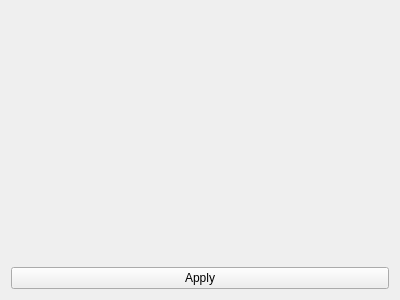
<?xml version="1.0" encoding="UTF-8"?>
<ui version="4.0">
 <class>PeakSettings</class>
 <widget class="QWidget" name="PeakSettings">
  <property name="geometry">
   <rect>
    <x>0</x>
    <y>0</y>
    <width>400</width>
    <height>300</height>
   </rect>
  </property>
  <property name="windowTitle">
   <string>Peak settings</string>
  </property>
  <layout class="QVBoxLayout" name="verticalLayout">
   <item>
    <widget class="IsoPatternView" name="bars" native="true"/>
   </item>
   <item>
    <widget class="QPushButton" name="pushButton_apply">
     <property name="text">
      <string>Apply</string>
     </property>
    </widget>
   </item>
  </layout>
 </widget>
 <customwidgets>
  <customwidget>
   <class>IsoPatternView</class>
   <extends>QWidget</extends>
   <header>iso_pattern_view</header>
   <container>1</container>
  </customwidget>
 </customwidgets>
 <resources/>
 <connections/>
</ui>
